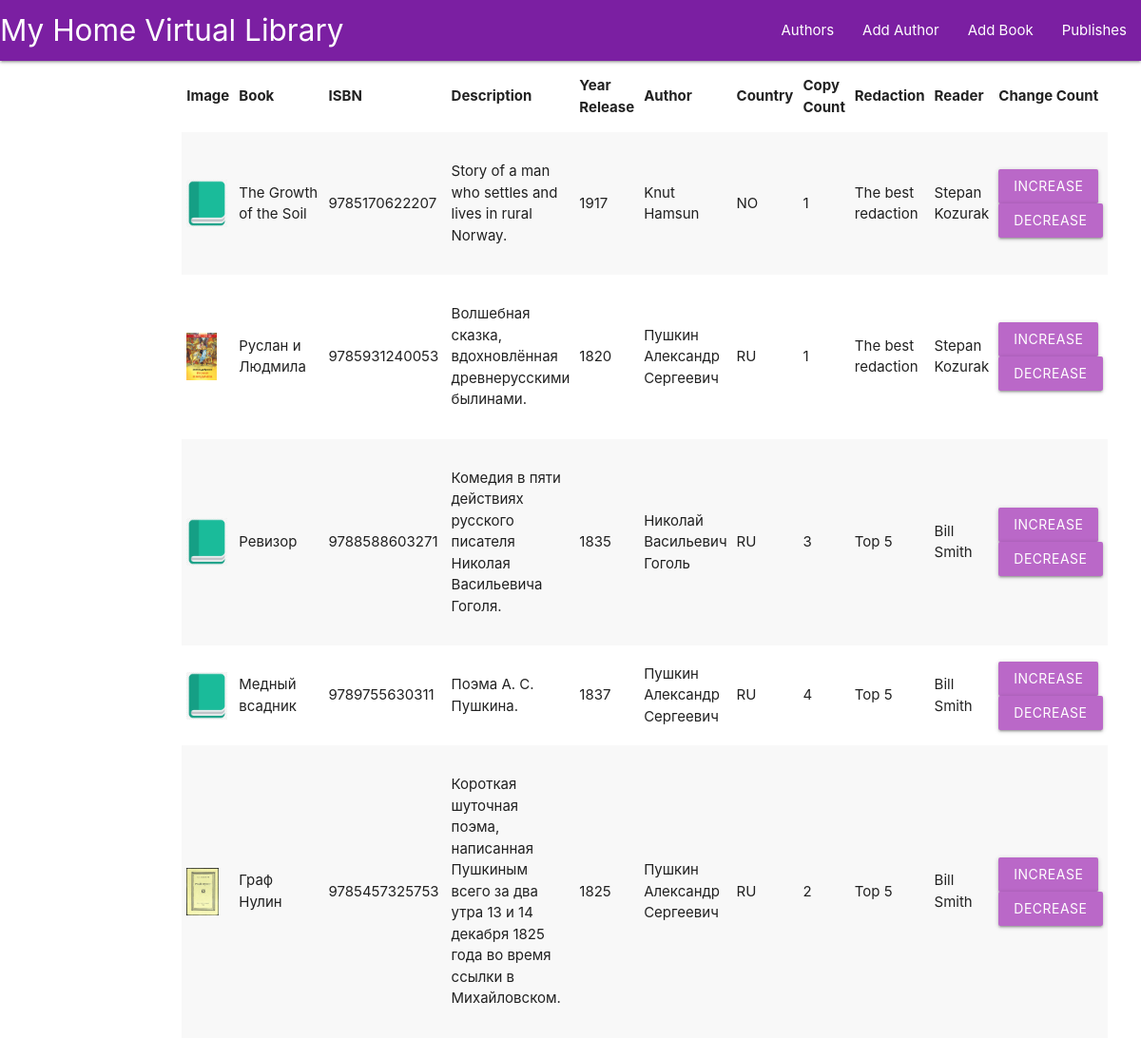
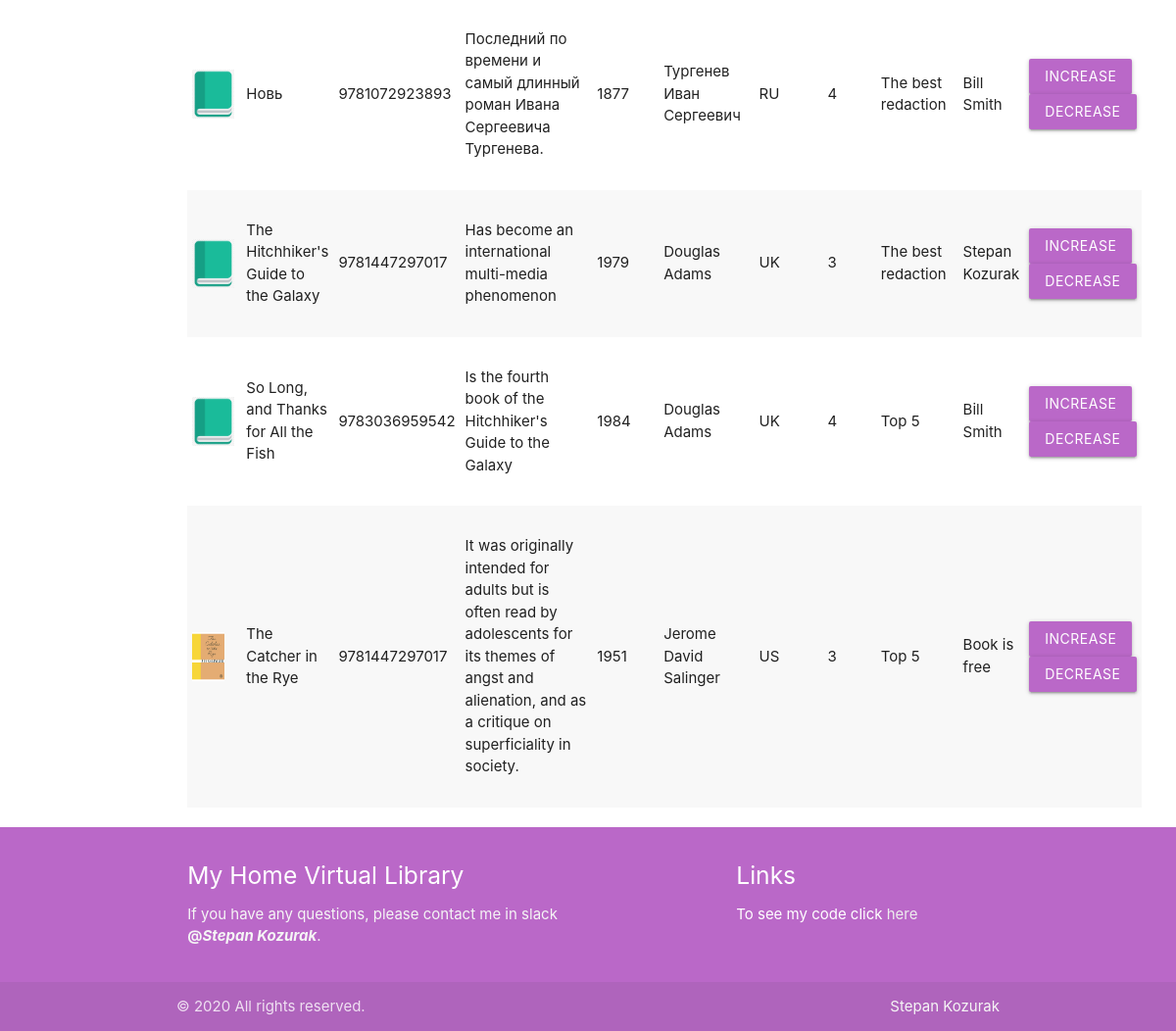
The app's page /index/ with its own data (2 pictures, top to bottom).
### p_library/models.py (models this page shows, shortened)
class Book(models.Model):
    ISBN = models.CharField(max_length=13)
    title = models.CharField(max_length=128)
    description = models.TextField()
    year_release = models.SmallIntegerField()
    author = models.ForeignKey(Authors, on_delete=models.CASCADE, default='')
    copy_count = models.IntegerField(default=1)
    price = models.DecimalField(max_digits=8, decimal_places=2)
    redaction = models.ForeignKey('Redaction', on_delete=models.CASCADE, null=True, blank=True, related_name='books')
    reader = models.ForeignKey('Reader', on_delete=models.CASCADE, null=True, blank=True, related_name='books')
    image = models.ImageField(upload_to='media', default='default.png')

class Authors(models.Model):
    full_name = models.TextField(max_length=50)
    birth_year = models.SmallIntegerField()
    country = models.CharField(max_length=2)

class Redaction(models.Model):
    name = models.CharField(max_length=128)
    def __str__(self):
        return self.name

class Reader(models.Model):
    full_name = models.TextField()
    birth_year = models.SmallIntegerField()
    def __str__(self):
        return self.full_name

### p_library/views.py (the view)
# urls.py: path('index/', views.index, name='my-library'),
def index(request):
    template = loader.get_template('index.html')
    books = Book.objects.all()
    biblio_data = {
        "title": "my library",
        "books": books,
    }
    return HttpResponse(template.render(biblio_data, request))

### p_library/templates/index.html (shortened to what this page needs)
{% extends 'base.html' %}
{% load static %}
{% block index %}
    <div class="container">
        <div class="row">
            <div class="col s12 m12 l12">
                <table class="responsive-table striped">
                    <thead>
                    <tr>
                        <th>Image</th>
                        <th>Book</th>
                        <th>ISBN</th>
                        <th>Description</th>
                        <th>Year Release</th>
                        <th>Author</th>
                        <th>Country</th>
                        <th>Copy Count</th>
                        <th>Redaction</th>
                        <th>Reader</th>
                        <th>Change Count</th>
                    </tr>
                    </thead>
                    <tbody>
                    {% for book in books %}
                        <tr>
                            <td>
                                <img src="{{ book.image.url }}"
                                     alt="Book image"
                                     style="max-width: 3rem"
                                     class="materialboxed"
                                >
                            </td>
                            <td>{{ book.title }}</td>
                            <td>{{ book.ISBN }}</td>
                            <td><p>{{ book.description }}</p></td>
                            <td>{{ book.year_release }}</td>
                            <td>{{ book.author.full_name }}</td>
                            <td>{{ book.author.country }}</td>
                            <td>{{ book.copy_count }}</td>
                            <td>{{ book.redaction }}</td>
                            <td>
                                {% if book.reader %}
                                    {{ book.reader }}
                                {% else %}
                                    Book is free
                                {% endif %}
                            </td>
                            <td>
                                <form action="/index/book_increment/" method="post" enctype="multipart/form-data">
                                    <button class="btn purple lighten-2 waves-effect waves-light" type="submit"
                                            name="action"
                                            value="{{ book.id }}">
                                        Increase
                                    </button>
                                </form>
                                <form action="/index/book_decrement/" method="post" enctype="multipart/form-data">
                                    <button class="btn purple lighten-2 waves-effect waves-light" type="submit"
                                            name="action"
                                            value="{{ book.id }}">
                                        Decrease
                                    </button>
                                </form>
                            </td>
                        </tr>
                    {% endfor %}
                    </tbody>
                </table>
            </div>
        </div>
    </div>
{% endblock %}

### p_library/templates/base.html (shortened to what this page needs)
{% load static %}
<!DOCTYPE html>
<html lang="en">
<head>
    <link rel="stylesheet" href="https://cdnjs.cloudflare.com/ajax/libs/materialize/1.0.0/css/materialize.min.css">
    <link rel="stylesheet" href="{% static 'css/media' %}">
    <link rel="stylesheet" href="{% static 'css/main.css' %}">
</head>
<body>
<nav>
    <div class="nav-wrapper purple darken-2">
        <a href="{% url 'my-library' %}" class="brand-logo">My Home Virtual Library</a>
        <ul class="right hide-on-med-and-down">
            <li><a href="{% url 'author_list' %}">Authors</a></li>
            <li><a href="{% url 'author_create' %}">Add Author</a></li>
            <li><a href="{% url 'author_book_create_many' %}">Add Book</a></li>
            <li><a href="{% url 'publishes' %}">Publishes</a></li>
        </ul>
    </div>
</nav>
<main>
    {% block index %}{% endblock %}
</main>
<footer class="page-footer purple lighten-2">
    <div class="container">
        <div class="row">
            <div class="col l6 s12">
                <h5 class="white-text">My Home Virtual Library</h5>
                <p class="grey-text text-lighten-4">
                    If you have any questions, please contact me in slack <b>@<i>Stepan Kozurak</i></b>.</p>
            </div>
            <div class="col l4 offset-l2 s12">
                <h5 class="white-text">Links</h5>
                <ul>
                    <li>To see my code click
                        <a class="grey-text text-lighten-3" href="https://github.com/dannycrief/my_site">
                            here
                        </a>
                    </li>
                </ul>
            </div>
        </div>
    </div>
    <div class="footer-copyright">
        <div class="container">
            © {% now "Y" %} All rights reserved.
            <a class="grey-text text-lighten-4 right" href="#">Stepan Kozurak</a>
        </div>
    </div>
</footer>
</body>
</html>

### p_library/static/css/main.css (style rules this page uses)
body { display: flex; min-height: 100vh; flex-direction: column; }
main { display: none; flex: 1 0 auto; justify-content: center; align-items: center; }
.responsive-table tbody tr td img { max-height: 50px; }

### records on screen
Book: image (placeholder picture), title "The Growth of the Soil", ISBN "9785170622207", description "Story of a man who settles and lives in rural Norway.", year_release "1917", author.full_name "Knut Hamsun", author.country "NO", copy_count "1", redaction "The best redaction", reader "Stepan Kozurak"
Book: image (picture), title "Руслан и Людмила", ISBN "9785931240053", description "Волшебная сказка, вдохновлённая древнерусскими былинами.", year_release "1820", author.full_name "Пушкин Александр Сергеевич", author.country "RU", copy_count "1", redaction "The best redaction", reader "Stepan Kozurak", {{ book.id }} 2 (drawn)
Book: image (placeholder picture), title "Ревизор", ISBN "9788588603271", description "Комедия в пяти действиях русского писателя Николая Васильевича Гоголя.", year_release "1835", author.full_name "Николай Васильевич Гоголь", author.country "RU", copy_count "3", redaction "Top 5", reader "Bill Smith"
Book: image (placeholder picture), title "Медный всадник", ISBN "9789755630311", description "Поэма А. С. Пушкина.", year_release "1837", author.full_name "Пушкин Александр Сергеевич", author.country "RU", copy_count "4", redaction "Top 5", reader "Bill Smith"
Book: image (picture), title "Граф Нулин", ISBN "9785457325753", description "Короткая шуточная поэма, написанная Пушкиным всего за два утра 13 и 14 декабря 1825 года во время ссылки в Михайловском.", year_release "1825", author.full_name "Пушкин Александр Сергеевич", author.country "RU", copy_count "2", redaction "Top 5", reader "Bill Smith", {{ book.id }} 5 (drawn)
Book: image (placeholder picture), title "Новь", ISBN "9781072923893", description "Последний по времени и самый длинный роман Ивана Сергеевича Тургенева.", year_release "1877", author.full_name "Тургенев Иван Сергеевич", author.country "RU", copy_count "4", redaction "The best redaction", reader "Bill Smith", {{ book.id }} 6 (drawn)
Book: image (placeholder picture), title "The Hitchhiker's Guide to the Galaxy", ISBN "9781447297017", description "Has become an international multi-media phenomenon", year_release "1979", author.full_name "Douglas Adams", author.country "UK", copy_count "3", redaction "The best redaction", reader "Stepan Kozurak", {{ book.id }} 7 (drawn)
Book: image (placeholder picture), title "So Long, and Thanks for All the Fish", ISBN "9783036959542", description "Is the fourth book of the Hitchhiker's Guide to the Galaxy", year_release "1984", author.full_name "Douglas Adams", author.country "UK", copy_count "4", redaction "Top 5", reader "Bill Smith", {{ book.id }} 8 (drawn)
Book: image (picture), title "The Catcher in the Rye", ISBN "9781447297017", description "It was originally intended for adults but is often read by adolescents for its themes of angst and alienation, and as a critique on superficiality in society.", year_release "1951", author.full_name "Jerome David Salinger", author.country "US", copy_count "3", redaction "Top 5", shows "Book is free", {{ book.id }} 9 (drawn)
